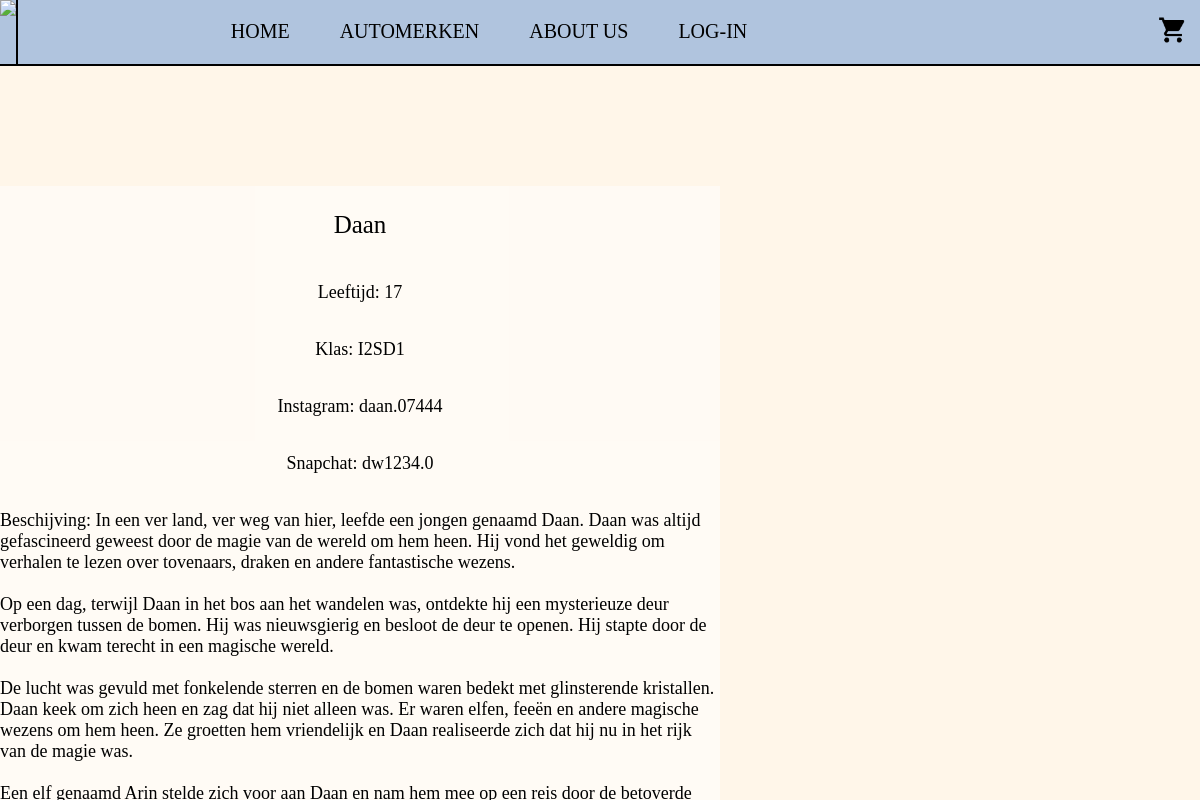
Screenshot of /aboutus.php?naam=Daan with the database file from the repository.
### tables this page shows
CREATE TABLE `owners` (
    naam VARCHAR(255),
    age INT,
    summary TEXT,
    class VARCHAR(255),
    instagram VARCHAR(255),
    snapchat VARCHAR(255)
);

### aboutus.php (the view, shortened to what this page needs)
<?php
if (isset($_SESSION['loggedInUser'])) {
    $msg = "Welkom, " . $_SESSION['loggedInUser'];
} else {
    $msg = "LOG-IN";
}
$config = [
    'host' => 'localhost',
    'dbname'   => 'WheelsOfFortune',
    'user' => 'bit_academy',
    'password' => 'bit_academy',
];
$dsn = 'mysql:host=' . $config['host'] . ';dbname=' . $config['dbname'];
$user = $config['user'];
$password = $config['password'];
$pdo = new PDO($dsn, $user, $password);
$naam = $_GET['naam'];
?>
<!DOCTYPE html>
<html lang="en">
<head>
    <link rel="stylesheet" type="text/css" href="css/aboutus.css">
    <link rel="stylesheet" href="css/main.css">
</head>
<body>
    <nav>
        <img class="foto" src="images/WHEELS OF FORTUNE.png">
        <ul>
            <li class="menu"><a href="index.php">HOME</a></li>
            <li class="menu">
                <a class="automerken">AUTOMERKEN</a>
            </li>
            <li class="menuabout">
                <a href="#">ABOUT US</a>
            </li>
            <li class="ff">
                <a href="login/login.php"><?php echo $msg ?></a>
            </li>
        </ul>
        <li class="lishoppingcart"><a href="cart/cart.php"><img class="shoppingcart" src="icons/icons8-shopping-cart-96.png"></a></li>
    </nav>
    <div class="lichaam">
        <div class="iets">
            <?php
            $query = $pdo->query('SELECT * FROM owners WHERE naam = "' . $naam . '"');
            while ($row = $query->fetch(PDO::FETCH_ASSOC)) {
                echo '<div class="userInfo">
    <p class="naam" >' . $row['naam'] . '</p>
    <p class="leeftijd" > ' . 'Leeftijd: '  . $row['age'] . '</p>
    <p class="klas" > ' . 'Klas: '  . $row['class'] . '</p>
    <p class="instagram" >' . 'Instagram: ' . $row['instagram'] . '</p>
    <p class="snapchat" > ' . 'Snapchat: ' . $row['snapchat'] . '</p>
    <p class="summary">' . 'Beschijving: ' . $row['summary'] . '</p>
    </div>';
            }
            ?>
</body>
</html>

### css/aboutus.css (style rules this page uses)
body { background-image: url('../images/JEEPfoto.png.jpg'); }
.userInfo { display: flex; width: 60%; flex-direction: column; margin: auto; margin-top: 10%; align-items: center; background: #ffffff88; font-family: fantasy; font-size: large; position: fixed; z-index: 1; }
.iets { display: flex; object-fit: fill; z-index: -1; }

### css/main.css (style rules this page uses)
body { margin: 0; padding: 0; font-family: arial; background: rgb(255, 246, 233); }
nav { display: flex; font-family: fantasy; justify-content: space-between; background: #B0C4DE; border-bottom: solid black 2px; list-style-type: none; }
.foto { display: flex; cursor: pointer; left: 0; float: left; width: auto; height: 64px; border-right: solid black 2px; }
.automerken { display: flex; justify-content: space-around; }
ul { display: flex; list-style: none; background: #B0C4DE; margin: 0; padding: 0; justify-content: space-around; }
ul li { display: inline-block; position: relative; }
ul li a { display: block; padding: 20px 25px; color: #000000; text-decoration: none; text-align: center; font-size: 20px; }
.lishoppingcart { display: flex; align-items: center; padding: 6px; margin: 6px; margin-left: 16%; }
.shoppingcart { width: auto; height: 30px; }
.naam { font-size: 25px; }
a { text-decoration: none; color: black; }

### rows the page displays
owners: naam "Daan", age "17", class "I2SD1", instagram "daan.07444", snapchat "dw1234.0", summary "In een ver land, ver weg van hier, leefde een jongen genaamd Daan. Daan was altijd gefascineerd geweest door de magie van de wereld om hem heen. Hij vond het geweldig om verhalen te lezen over tovenaars, draken en andere fantastische wezens. Op een dag, terwijl Daan in het bos aan het wandelen was, ontdekte hij een mysterieuze deur verborgen tussen de bomen. Hij was nieuwsgierig en besloot de deur te openen. Hij stapte door de deur en kwam terecht in een magische wereld. De lucht was gevuld met fonkelende sterren en de bomen waren bedekt met glinsterende kristallen. Daan keek om zich heen en zag dat hij niet alleen was. Er waren elfen, feeën en andere magische wezens om hem heen. Ze…"

### other values shown
$msg "LOG-IN"
